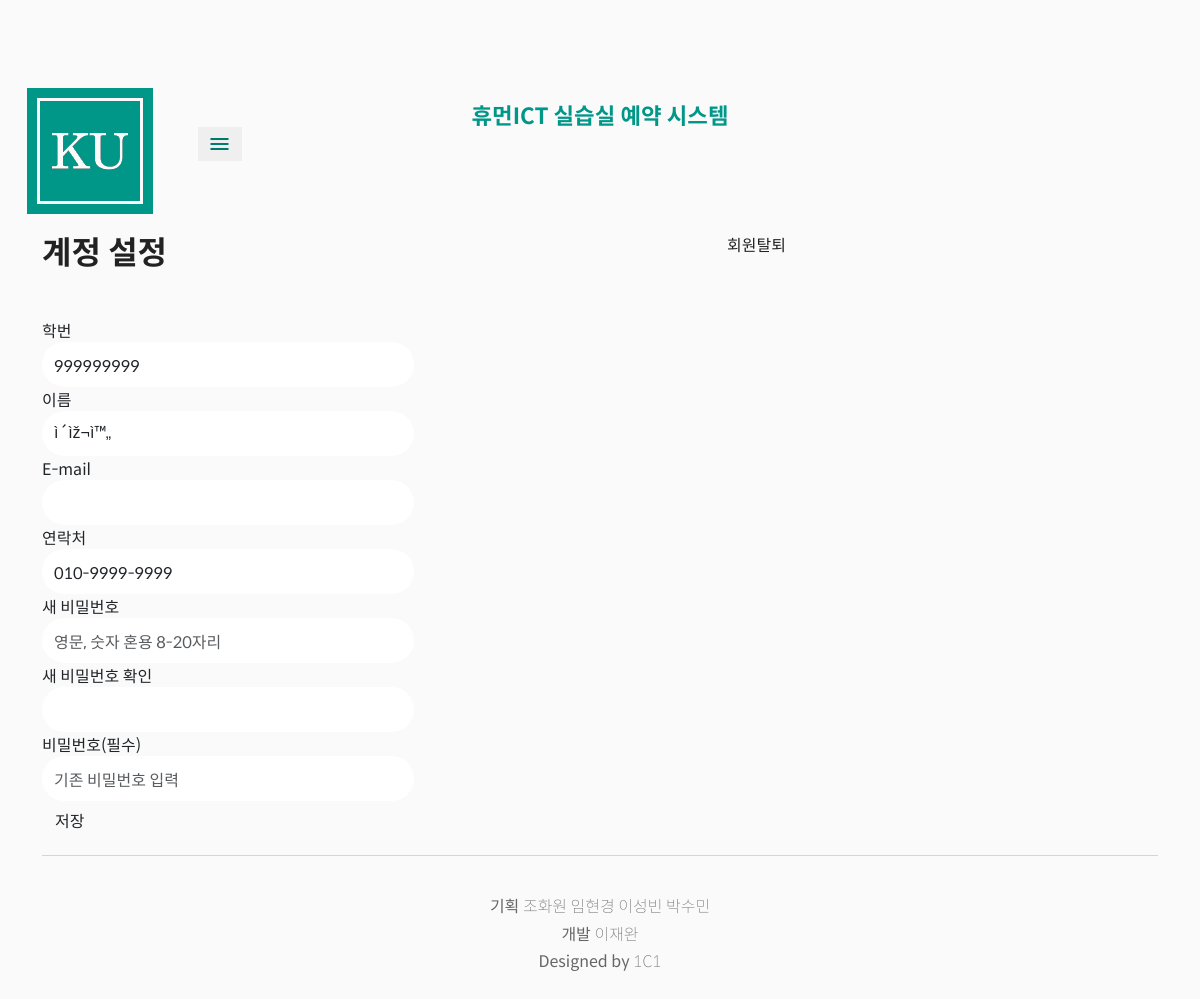
Page /account.php (signed in) on the committed database.
### tables this page shows
CREATE TABLE `member` (
  `student_number` int(9) NOT NULL DEFAULT '0',
  `password` char(32) DEFAULT NULL,
  `name` char(20) DEFAULT NULL,
  `email` char(30) DEFAULT NULL,
  `tel` char(15) DEFAULT NULL,
  `admin_code` tinyint(1) DEFAULT NULL
);

### account.php (the view, shortened to what this page needs)
<?php
include 'main.html';
$student_number = $_SESSION['student_number'];
$query = "SELECT * FROM member WHERE student_number = $student_number";
if($result = $db->query($query)) {
  $row = $result->fetch_assoc();
}
?>
<div class="container">
  <div class="col-xs-12 col-sm-8 col-sm-offset-2">
    <h1 class="table_title">계정 설정</h1>
    <div class="float_right">
       <a href="account_delete.php">회원탈퇴</a>
    </div>
  </div>
</div>
<br/><br/>
<div class="container">
 <form method="post" action="account_set.php" onsubmit="return account_check();" name="account" class="form-horizontal">
      <div class="form-group">
        <div class="col-xs-12 col-sm-4 col-sm-offset-4">
          <label for="student_number"> 학번</label>
          <input class="form-control input_radius" name="student_number" value="<?=$row['student_number']?>" type="text" readonly>
        </div>
      </div>
      <div class="form-group">
        <div class="col-xs-12 col-sm-4 col-sm-offset-4">
          <label for="name">이름</label>
          <input class="form-control input_radius" name="name" type="text" value="<?=$row['name']?>" readonly>
        </div>
      </div>
      <div class="form-group">
        <div class="col-xs-12 col-sm-4 col-sm-offset-4">
          <label for="email">E-mail</label>
          <input class="form-control input_radius" name="email" type="email" value="<?=$row['email']?>">
        </div>
      </div>
      <div class="form-group">
        <div class="col-xs-12 col-sm-4 col-sm-offset-4">
          <label for="tel">연락처</label>
          <input class="form-control input_radius" name="tel" type="tel" value="<?=$row['tel']?>">
        </div>
      </div>
      <div class="form-group">
        <div class="col-xs-12 col-sm-4 col-sm-offset-4">
          <label for="password">새 비밀번호</label>
          <input type="password" class="form-control input_radius" name="new_password" placeholder="영문, 숫자 혼용 8-20자리" maxlength="20">
        </div>
      </div>
      <div class="form-group">
        <div class="col-xs-12 col-sm-4 col-sm-offset-4">
          <label for="password2">새 비밀번호 확인</label>
          <input type="password" class="form-control input_radius" name="new_password2" maxlength="20">
        </div>
      </div>
      <div class="form-group">
        <div class="col-xs-12 col-sm-4 col-sm-offset-4">
          <label for="password">비밀번호(필수)</label>
          <input type="password" class="form-control input_radius" name="password" placeholder="기존 비밀번호 입력" maxlength="20">
        </div>
      </div>
      <div class="form-group">
        <div class="col-xs-12 col-sm-4 col-sm-offset-4">
          <input class="btn btn-default" type="submit" onclick="return confirm('이대로 계정을 저장하시겠습니까?');" value="저장">
        </div>
      </div>
    </form>
</div>

### main.css (style rules this page uses)
@media (min-width:992px) { .navbar-text { font-size:1.4em!important;margin:.55em 0 0 0!important } }
@media (min-width:992px) { .table_title { font-size:2em!important } }
* { font-family:'Spoqa Han Sans',sans-serif }
body { padding-top:70px;background-color:#fafafa }
footer { margin:0 auto;color:#666 }
a { text-decoration:none!important;color:#222 }
.float_right { float:right }
.weight_100 { font-weight:100 }
.navbar { margin-bottom:0;border:0;background-color:#fafafa }
.navbar-brand { padding:0 }
.navbar-brand>img { height:100%;padding:10px 15px;width:auto }
.navbar-text { width:13em;position:absolute;left:50%;transform:translateX(-50%);font-weight:700;font-size:1.2em;text-align:center;color:#009688!important }
.navbar-default .navbar-toggle { border:0;padding:0 10px;margin:10px }
#nav_icon { color:#00796b;padding:5px 0 }
.table_title { display:inline;font-size:20px;font-weight:700;color:#222 }
.input_radius { border-radius:1.5em;border:0;height:45px }

### rows in the picture
member: student_number "999999999", name "ì´ìž¬ì™„", tel "010-9999-9999"
